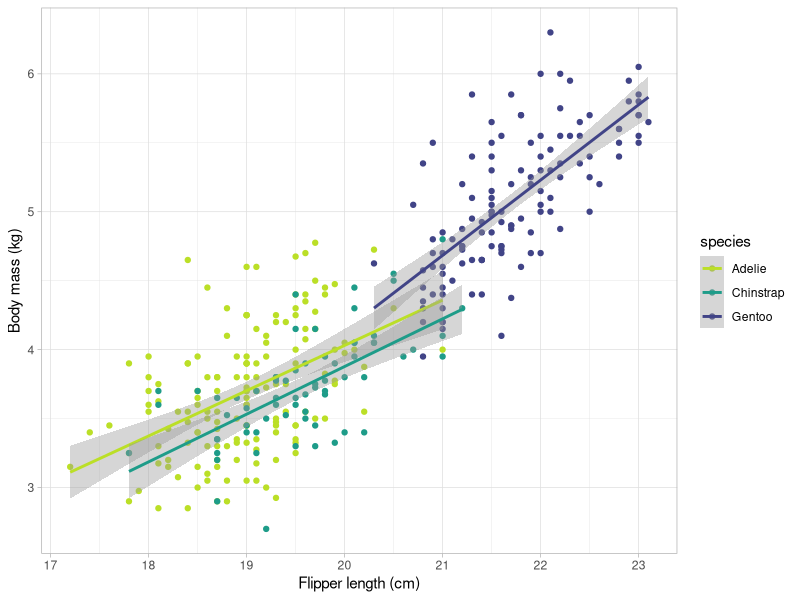

This chart was generated by the following R code:
## ---- chunk 1
1 + 1
## ---- chunk 2
#| echo: false
2 * 2
## ---- chunk 3
 #| echo: false
library(palmerpenguins)
library(tidyverse)
library(magrittr)

head(penguins)
## ---- chunk 4
penguins %>% group_by(species) %>%
	summarise(n = n(), mass = mean(body_mass_g, na.rm = T), se = sd(body_mass_g, na.rm = T)/sqrt(n))
## ---- chunk 5
#| echo: false

library(viridis)

ggplot(penguins, aes(x = flipper_length_mm/10, y = body_mass_g/1000, colour = species)) +
	geom_point() +
	geom_smooth(method = 'lm') +
	scale_colour_viridis(option = "D", begin = 0.9, end = 0.2, discrete = TRUE) +
	xlab("Flipper length (cm)") +
	ylab("Body mass (kg)") +
	theme_light()

## ---- chunk 6
#| echo:false
#| 
summary(lm(body_mass_g ~ species*flipper_length_mm, data = penguins))
